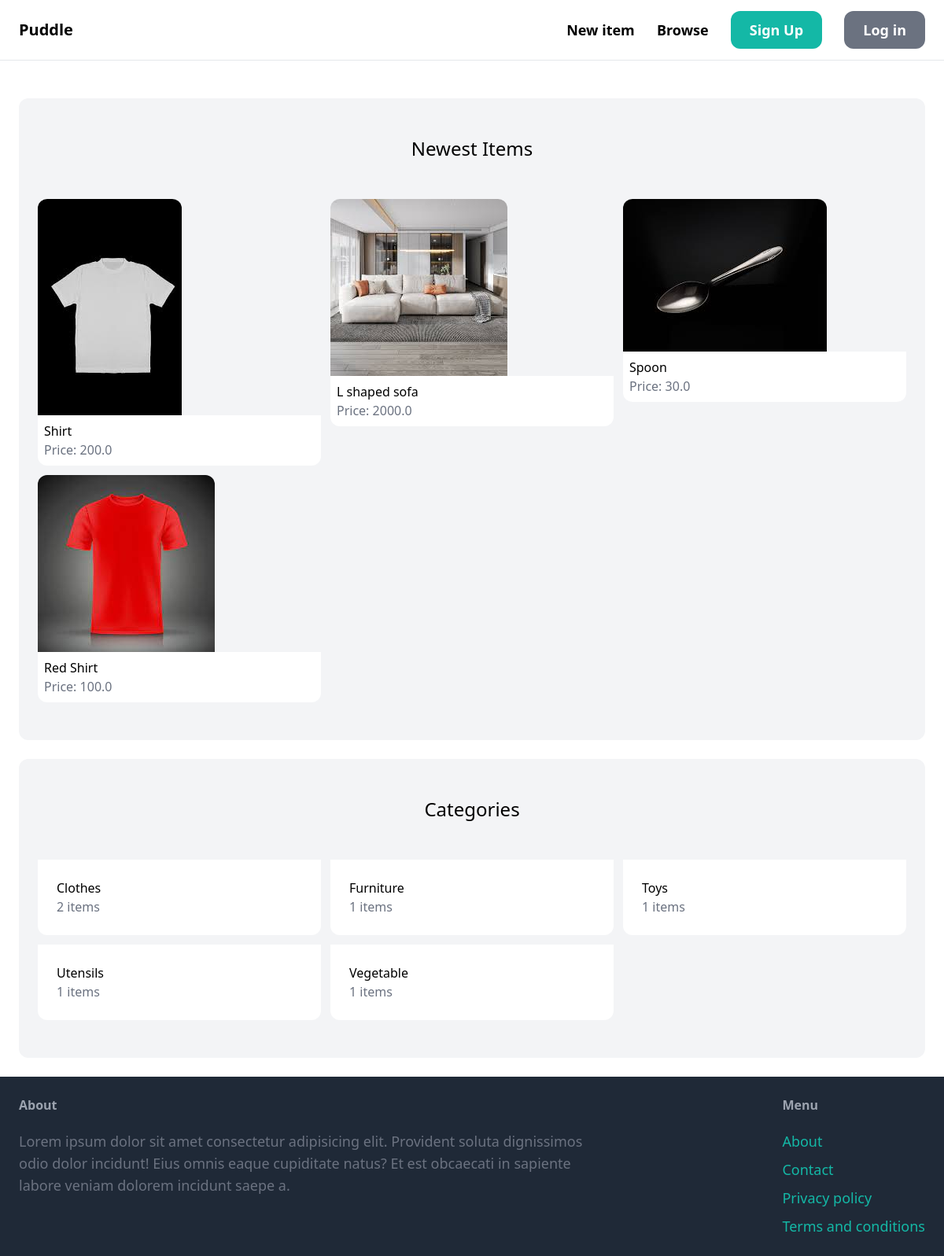
The page / on the database its author committed.
### item/models.py (models this page shows, shortened)
class Items(models.Model):
    category = models.ForeignKey(Category, related_name='items', on_delete=models.CASCADE)
    name = models.CharField(max_length=255)
    description = models.TextField(blank=True, null=True)
    price = models.FloatField()
    image = models.ImageField(upload_to='item_images', blank=True, null=True)
    is_sold = models.BooleanField(default=False)
    created_by = models.ForeignKey(User, related_name='items', on_delete=models.CASCADE)
    created_at = models.DateTimeField(auto_now_add=True)
    class Meta:
        verbose_name_plural = 'Items'

class Category(models.Model):
    name = models.CharField(max_length=250)
    class Meta:
        ordering = ('name',)
        verbose_name_plural = 'Categories'

### core/views.py (the view)
# urls.py: path('',views.index,name='index'),
def index(request):
    items = Items.objects.filter(is_sold=False)
    categories = Category.objects.all()
    context = {'items':items, 'categories':categories}
    return render(request, 'core/index.html', context)

### core/templates/core/index.html (shortened to what this page needs)
{% extends 'core/base.html' %}
{% block content %}
 <div class="mt-6 px-6 py-12 bg-gray-100 rounded-xl">
  <h2 class="mb-12 text-2xl text-center">Newest Items</h2>
    <div class="grid grid-cols-3 gap-3">
      {% for item in items %}
      <div>
            <a href="{% url 'item:detail' item.id %}">
              <div>
                <img src="{{ item.image.url }}" class="rounded-t-xl">
              </div>
              <div class="p-2 bg-white rounded-b-xl">
                  <h2 class="text-1xl">{{ item.name }}</h2>
                  <p class="text-gray-500">Price: {{item.price}}</p>
              </div>
            </a>
        </div>
      {% endfor %}
    </div>
 </div>
 <div class="mt-6 px-6 py-12 bg-gray-100 rounded-xl">
  <h2 class="mb-12 text-2xl text-center">Categories</h2>
    <div class="grid grid-cols-3 gap-3">
      {% for category in categories %}
        <div>
            <a href="#">
              <div class="p-6 bg-white rounded-b-xl">
                  <h2 class="text-1xl">{{ category.name }}</h2>
                  <p class="text-gray-500">{{category.items.count}} items</p>
              </div>
            </a>
        </div>
      {% endfor %}
    </div>
 </div>
{% endblock %}

### rows shown on the page
Items: image (picture), name "Shirt", price "200.0"
Items: image (picture), name "L shaped sofa", price "2000.0"
Items: image (picture), name "Spoon", price "30.0"
Items: image (picture), name "Red Shirt", price "100.0"
Category: name "Clothes", items.count "2"
Category: name "Furniture", items.count "1"
Category: name "Toys", items.count "1"
Category: name "Utensils", items.count "1"
Category: name "Vegetable", items.count "1"
